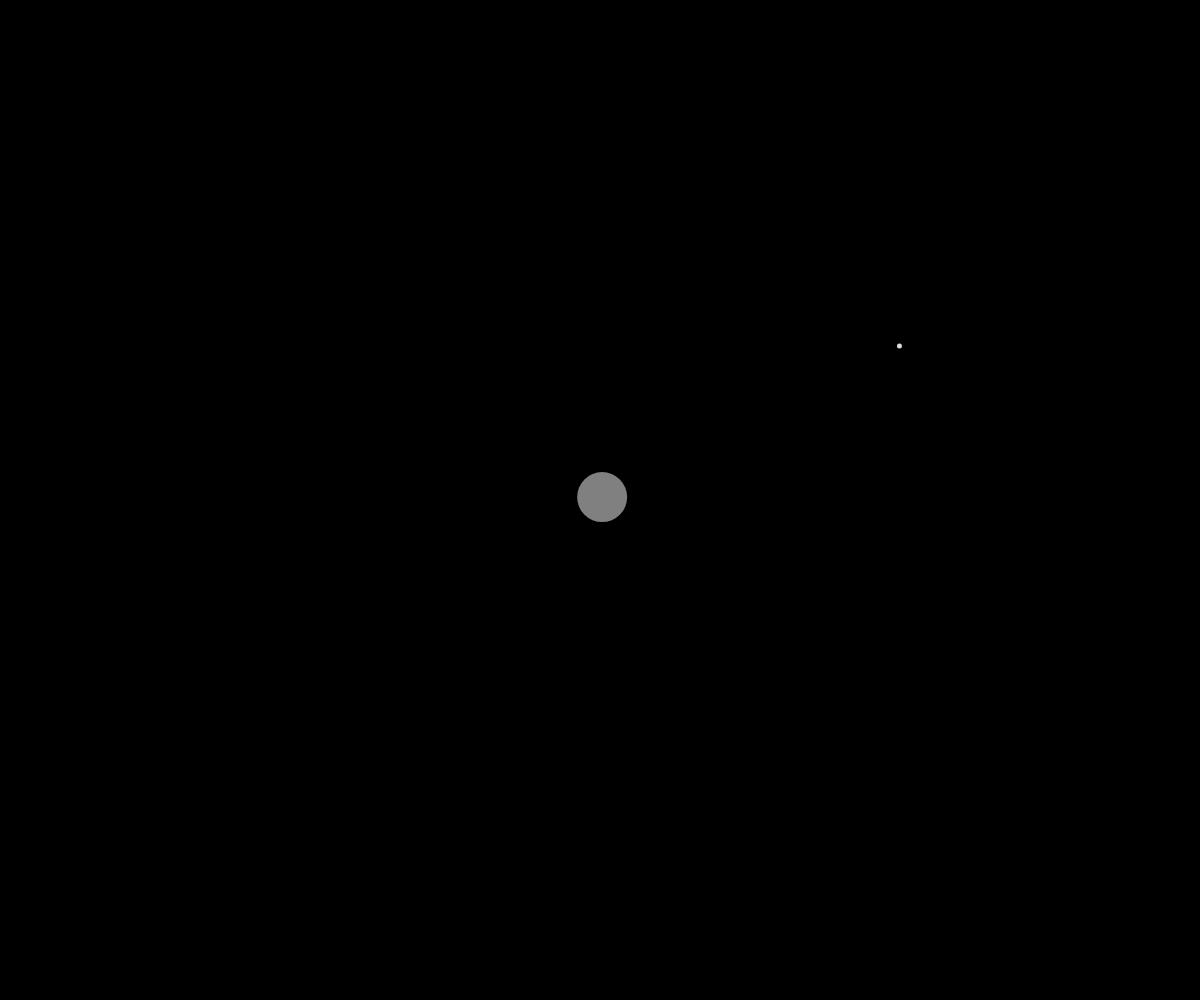
Frame 1 (no input)
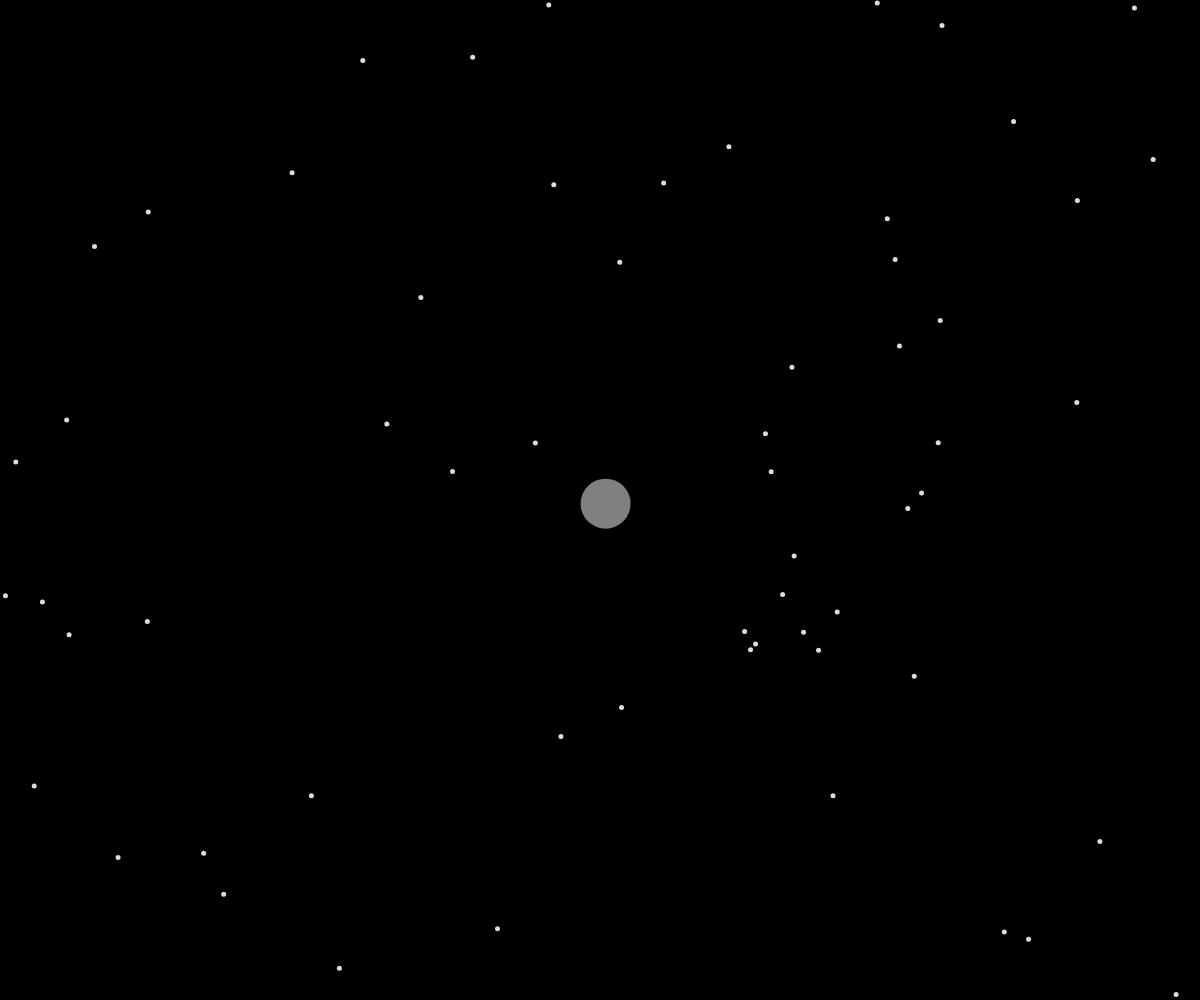
Frame 60 (no input)
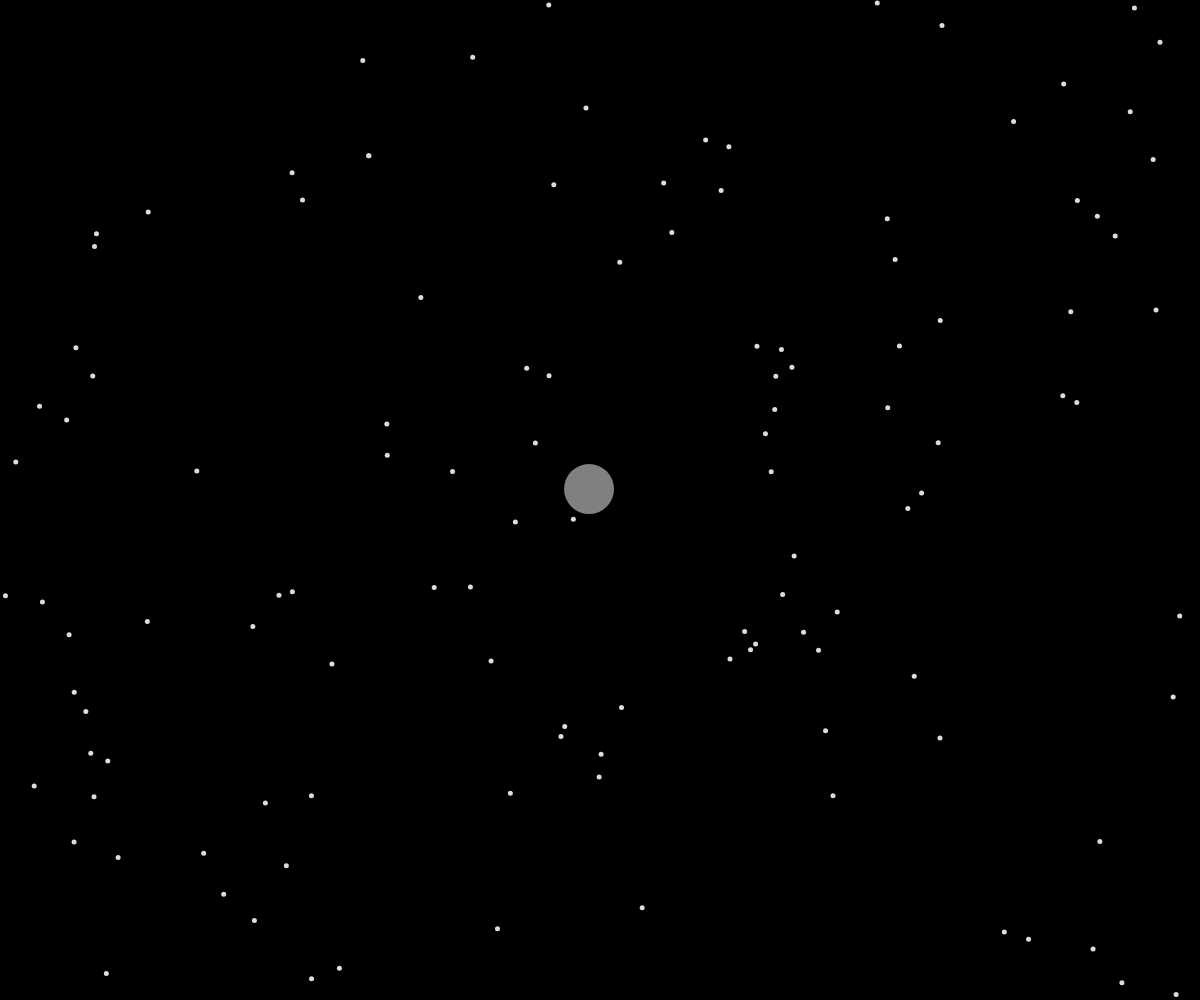
Frame 120 (the mouse pressed at the canvas centre since frame 60)

The p5.js sketch that drew these frames (run headless with seeded random() and noise() and a simulated clock; from frame 60 on, the mouse is pressed at the canvas centre):

// p5.js sketch
// ── sketch.js
let starCanvas;
let circlePos;

function setup() {
    createCanvas(windowWidth, windowHeight);

    starCanvas = createGraphics(width, height);
    starCanvas.background(0);
    starCanvas.noStroke();

    circlePos = createVector(width / 2, height / 2);

    noStroke();
}

function draw() {
    circlePos.x += random(-5, 5);
    circlePos.y += random(-5, 5);

    let starX = random(0, starCanvas.width);
    let starY = random(0, starCanvas.height);
    starCanvas.fill(220);
    starCanvas.circle(starX, starY, 5);
    image(starCanvas, 0, 0);

    fill("gray");
    circle(circlePos.x, circlePos.y, 50);
}
